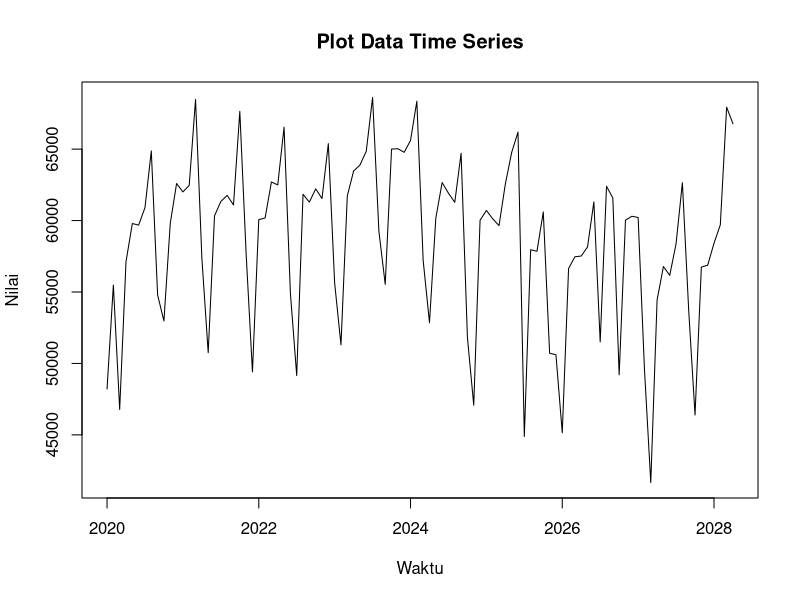
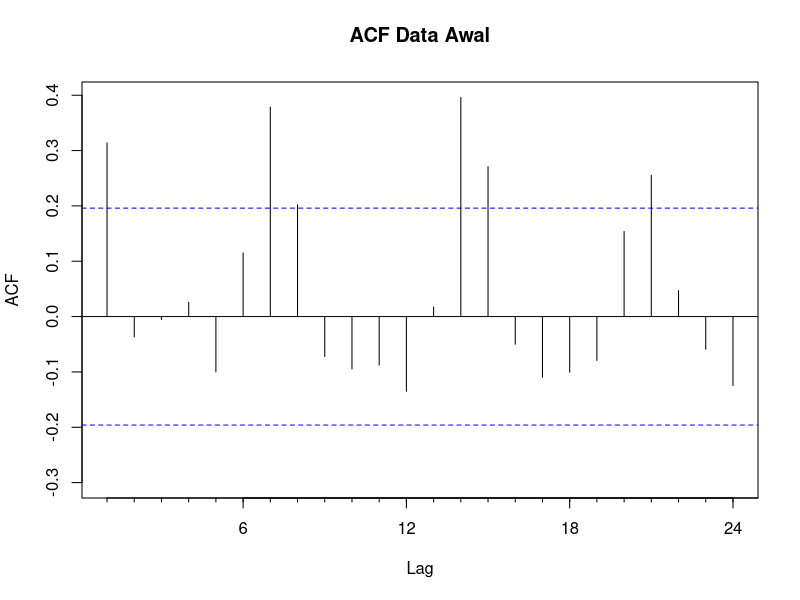
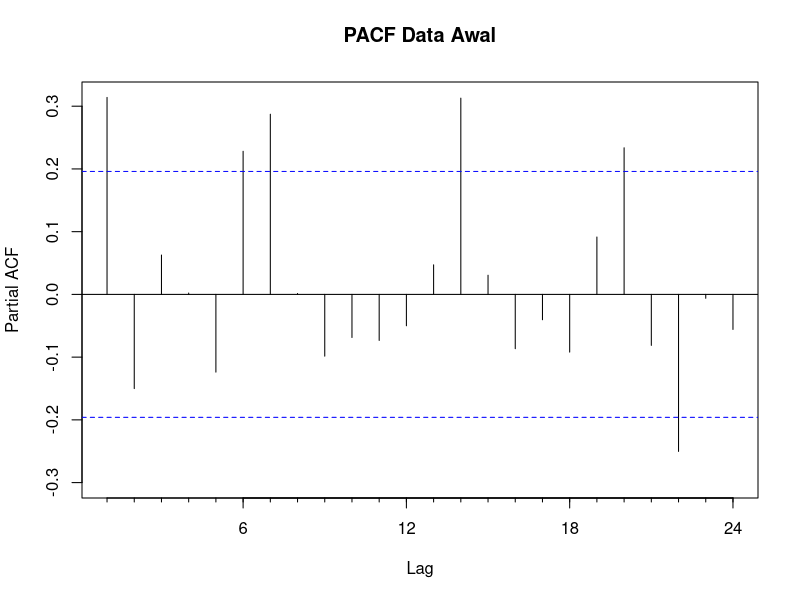
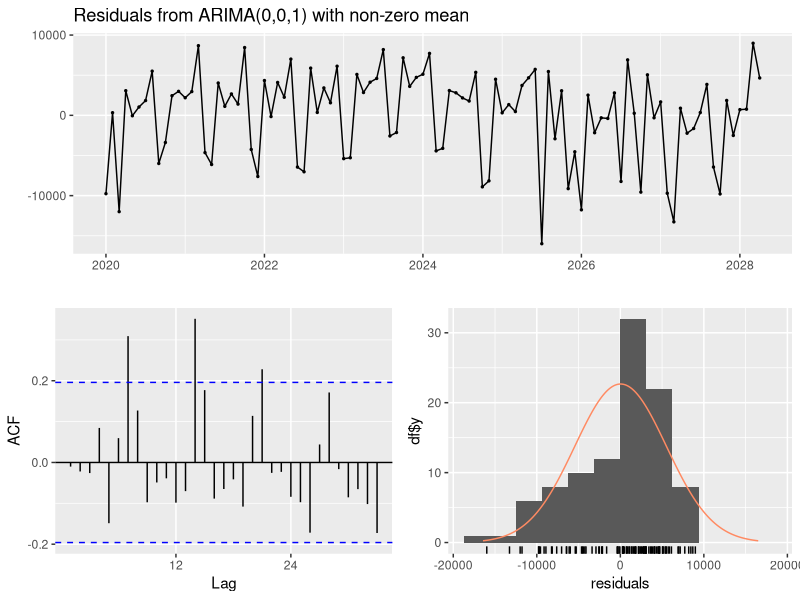
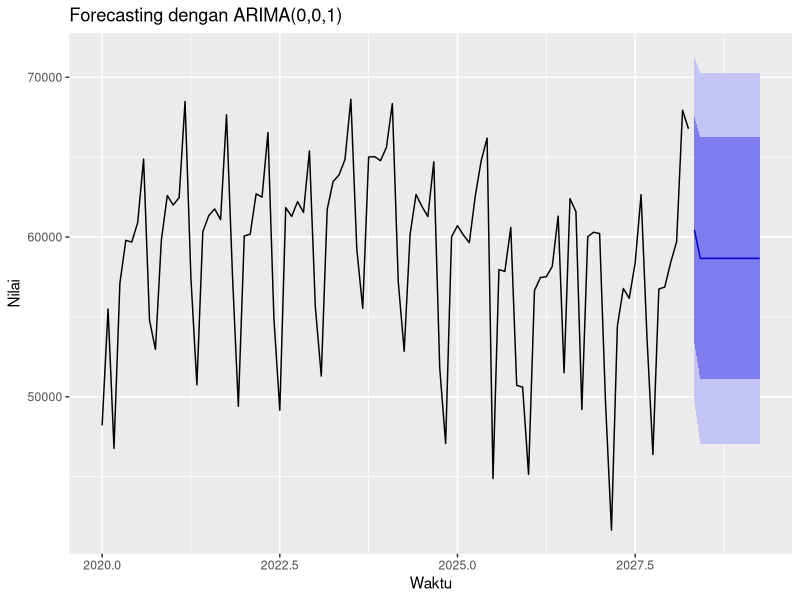

The R script that drew these images, in order:
## ---- chunk 1
knitr::opts_chunk$set(echo = TRUE)
## ---- chunk 2
library(readxl)
library(forecast)
library(tseries)
library(ggplot2)
## ---- chunk 3
data <- read_excel("Data Pilihan MPDW.xlsx")
data
## ---- chunk 4
y <- data$Jumlah_Penumpang

sum(is.na(y))
y <- na.omit(y)
## ---- chunk 5
y_ts <- ts(y, 
           start = c(2020, 1), 
           frequency = 12)

plot(y_ts,
     main = "Plot Data Time Series",
     xlab = "Waktu",
     ylab = "Nilai")
## ---- chunk 6
adf.test(y_ts)
## ---- chunk 7
Acf(y_ts,
    main = "ACF Data Awal")

Pacf(y_ts,
     main = "PACF Data Awal")
## ---- chunk 8
model_auto <- auto.arima(y_ts)
summary(model_auto)
## ---- chunk 9
model <- Arima(y_ts, order = c(0,0,1))
summary(model)
## ---- chunk 10
checkresiduals(model)
## ---- chunk 11
Box.test(residuals(model),
         lag = 10,
         type = "Ljung-Box")
## ---- chunk 12
forecast_arima <- forecast(model, h = 12)
forecast_arima
## ---- chunk 13
autoplot(forecast_arima) +
  ggtitle("Forecasting dengan ARIMA(0,0,1)") +
  xlab("Waktu") +
  ylab("Nilai")
